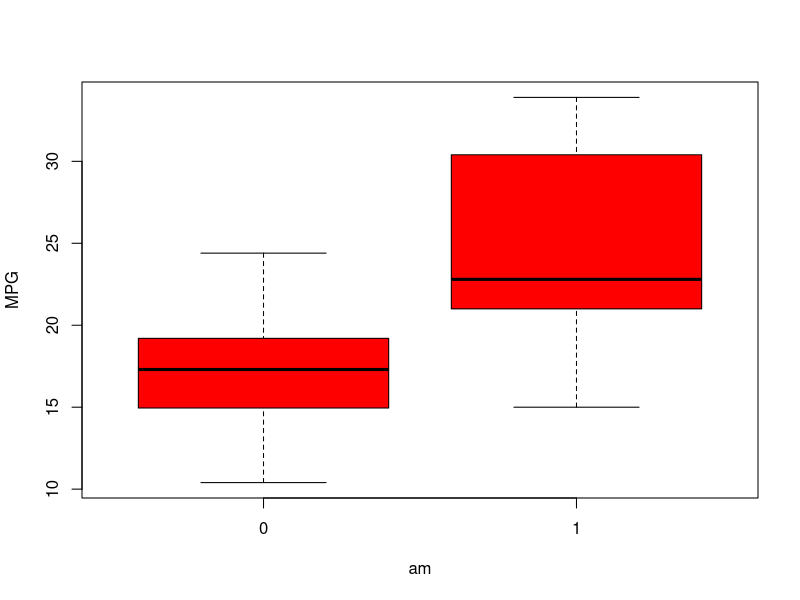
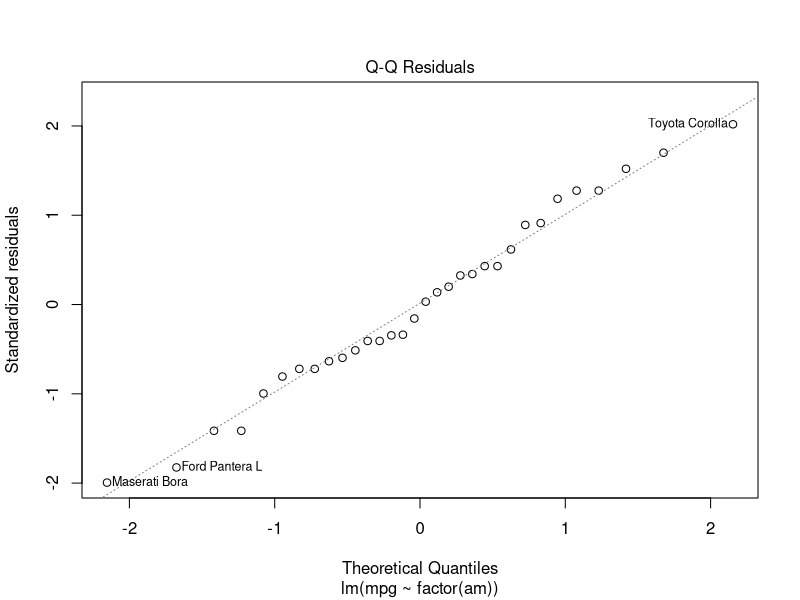
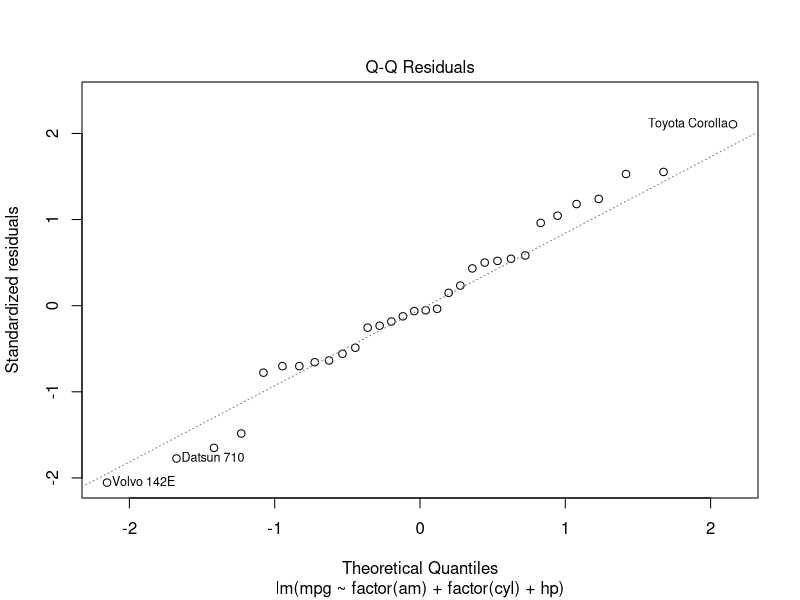

Generate these figures, in order, with R:
## ---- chunk 1
knitr::opts_chunk$set(echo = TRUE)
## ---- chunk 2
data(mtcars)
## ---- chunk 3
str(mtcars)
names(mtcars)
## ---- chunk 4
boxplot(mpg ~ am, data = mtcars, col = "red", ylab = "MPG")
## ---- chunk 5
fit1 <- lm(mpg ~ factor(am), data=mtcars)
summary(fit1)
## ---- chunk 6
confint(fit1)
## ---- chunk 7
plot(fit1, which=2)
mean(fit1$residuals)
## ---- chunk 8
fit2 <- lm(mpg ~ factor(am)+factor(cyl)+hp, data=mtcars)
summary(fit2)
## ---- chunk 9
cor(mtcars$am, mtcars$cyl)
cor(mtcars$am, mtcars$hp)
## ---- chunk 10
confint(fit2)
## ---- chunk 11
plot(fit2, which=2)
mean(fit2$residuals)
